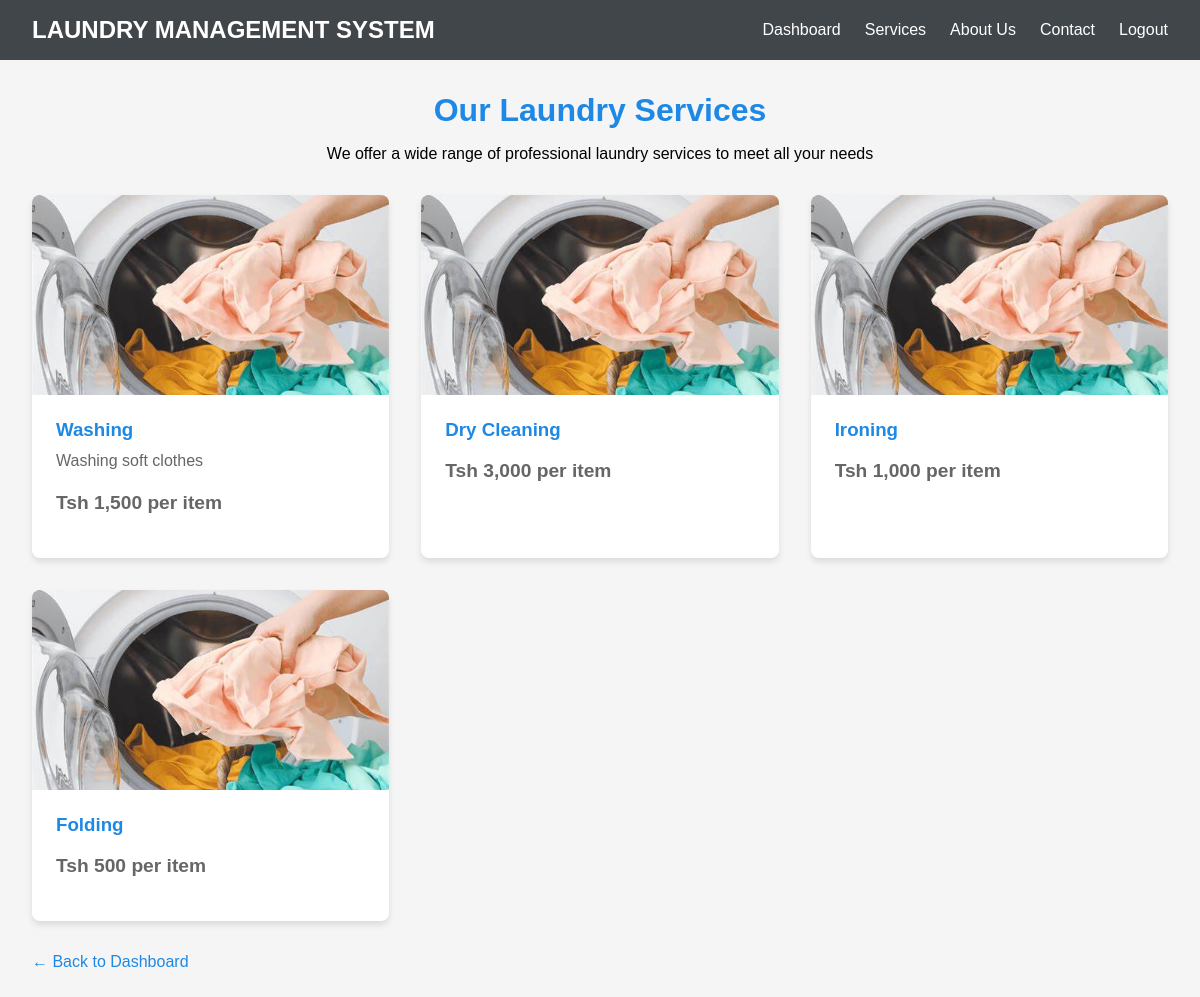
Screenshot of /services.php (signed in) with the database file from the repository.
### tables this page shows
CREATE TABLE `services` (
  `service_id` int(11) NOT NULL,
  `service_name` varchar(100) NOT NULL,
  `price_per_item` decimal(10,2) DEFAULT NULL,
  `description` text DEFAULT NULL
);

### services.php (the view, shortened to what this page needs)
<?php
include 'config.php';
$services_query = "SELECT * FROM services";
$services_result = $conn->query($services_query);
?>
<!DOCTYPE html>
<html lang="en">
<head>
</head>
<body>
    <header>
        <div class="logo">LAUNDRY MANAGEMENT SYSTEM</div>
        <nav>
            <ul>
                <li><a href="dashboard.php">Dashboard</a></li>
                <li><a href="services.php">Services</a></li>
                <li><a href="about.php">About Us</a></li>
                <li><a href="contact.php">Contact</a></li>
                <li><a href="logout.php">Logout</a></li>
            </ul>
        </nav>
    </header>
    <div class="container">
        <div class="services-header">
            <h1>Our Laundry Services</h1>
            <p>We offer a wide range of professional laundry services to meet all your needs</p>
        </div>
        <div class="services-grid">
            <?php while ($service = $services_result->fetch_assoc()): ?>
                <div class="service-card">
                    <div class="service-img" style="background-image: url('mashine.jpg');"></div>
                    <div class="service-content">
                        <h3><?php echo htmlspecialchars($service['service_name']); ?></h3>
                        <p><?php echo htmlspecialchars($service['description']); ?></p>
                        <p class="service-price">Tsh <?php echo number_format($service['price_per_item'], 0); ?> per item</p>
                    </div>
                </div>
            <?php endwhile; ?>
        </div>
        <a href="dashboard.php" class="back-link">&larr; Back to Dashboard</a>
    </div>
</body>
</html>

### services.php (style rules this page uses)
* { margin: 0; padding: 0; box-sizing: border-box; font-family: 'Arial', sans-serif; }
body { background-color: #f5f5f5; }
header { background-color:rgb(65, 70, 74); color: white; padding: 1rem 2rem; display: flex; justify-content: space-between; align-items: center; }
.logo { font-size: 1.5rem; font-weight: bold; }
nav ul { display: flex; list-style: none; }
nav ul li { margin-left: 1.5rem; }
nav ul li a { color: white; text-decoration: none; font-weight: 500; }
.container { max-width: 1200px; margin: 2rem auto; padding: 0 2rem; }
.services-header { text-align: center; margin-bottom: 2rem; }
.services-header h1 { color: #1e88e5; margin-bottom: 1rem; }
.services-grid { display: grid; grid-template-columns: repeat(auto-fill, minmax(300px, 1fr)); gap: 2rem; }
.service-card { background-color: white; border-radius: 8px; overflow: hidden; box-shadow: 0 4px 6px rgba(0,0,0,0.1); transition: transform 0.3s; }
.service-img { height: 200px; background-color: #ddd; background-size: cover; background-position: center; }
.service-content { padding: 1.5rem; }
.service-content h3 { color: #1e88e5; margin-bottom: 0.5rem; }
.service-content p { color: #666; margin-bottom: 1rem; line-height: 1.5; }
.service-price { font-weight: bold; color: #333; font-size: 1.2rem; }
.back-link { display: inline-block; margin-top: 2rem; color: #1e88e5; text-decoration: none; font-weight: 500; }

### rows the page displays
services: service_name "Washing", description "Washing soft clothes", price_per_item "1,500"
services: service_name "Dry Cleaning", price_per_item "3,000"
services: service_name "Ironing", price_per_item "1,000"
services: service_name "Folding", price_per_item "500"
